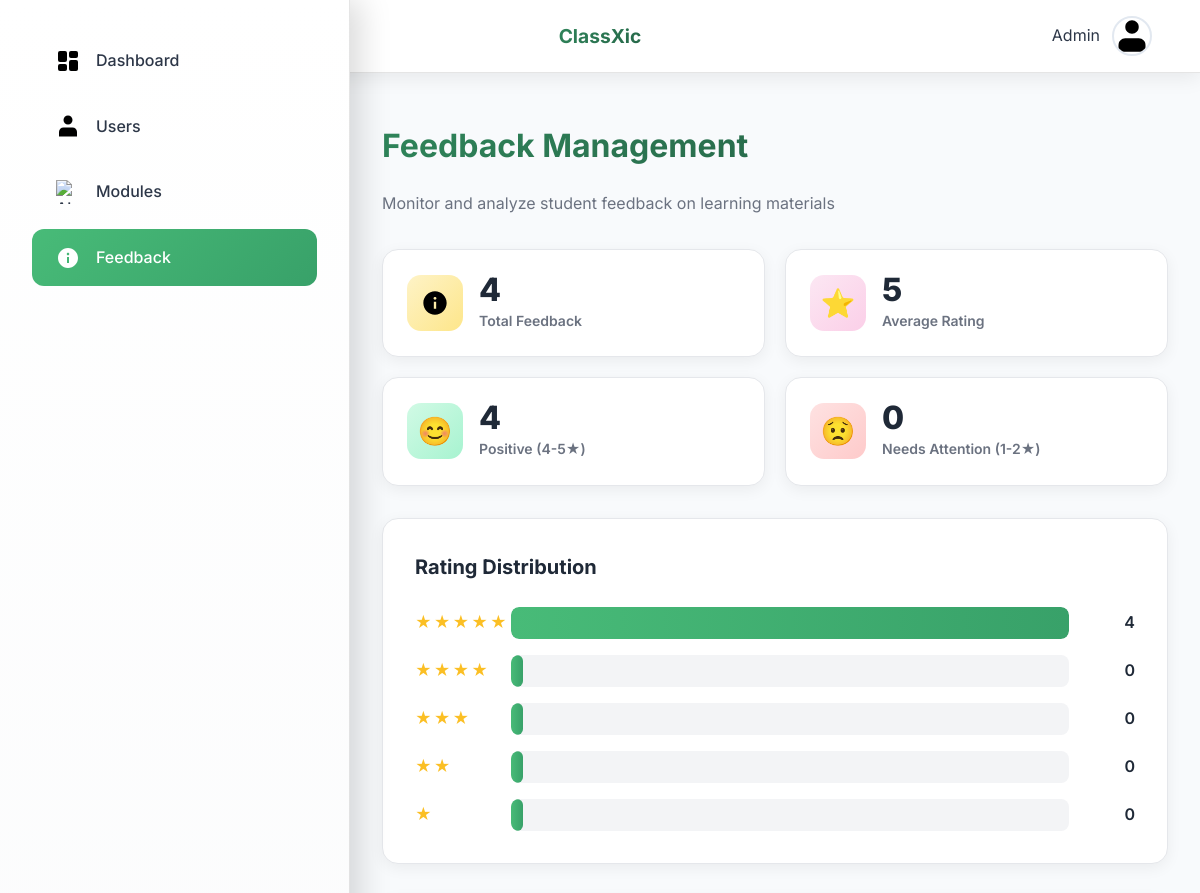
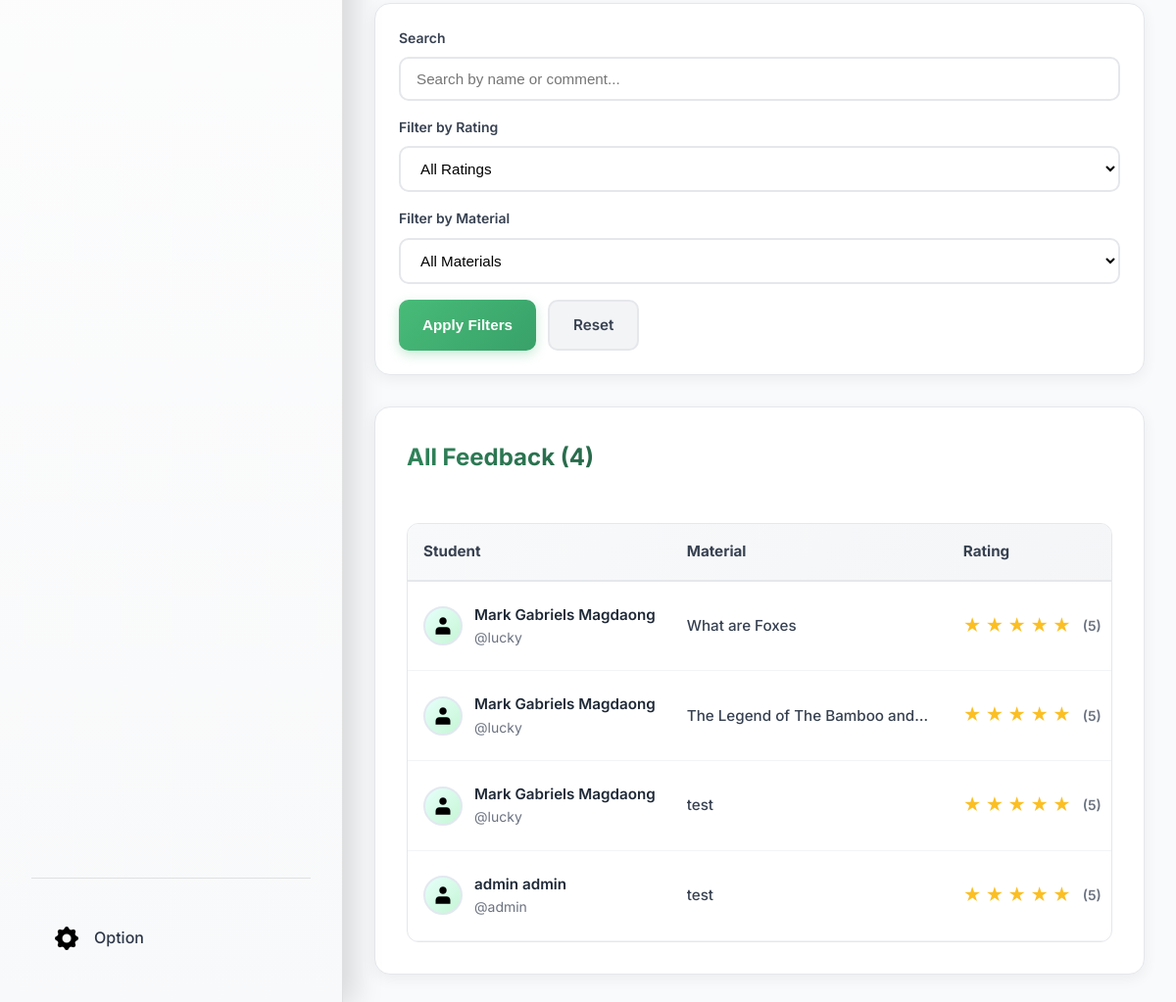
Page /admin_feedback.php on the committed database (2 pictures, top to bottom).
### tables this page shows
CREATE TABLE `feedback` (
  `feedback_id` int(11) NOT NULL,
  `user_id` int(11) NOT NULL,
  `material_id` int(11) NOT NULL,
  `rating` int(11) NOT NULL CHECK (`rating` >= 1 and `rating` <= 5),
  `comment` text DEFAULT NULL,
  `created_at` timestamp NOT NULL DEFAULT current_timestamp()
);

CREATE TABLE `users` (
  `user_id` int(11) NOT NULL,
  `username` varchar(50) NOT NULL,
  `role` enum('student','admin') NOT NULL,
  `first_name` varchar(50) NOT NULL,
  `last_name` varchar(50) NOT NULL,
  `email` varchar(100) NOT NULL,
  `password_hash` varchar(255) NOT NULL,
  `contact_number` varchar(20) DEFAULT NULL,
  `address` text DEFAULT NULL,
  `date_of_birth` date DEFAULT NULL,
  `created_at` timestamp NOT NULL DEFAULT current_timestamp()
);

CREATE TABLE `learning_materials` (
  `material_id` int(11) NOT NULL,
  `title` varchar(255) NOT NULL,
  `description` text NOT NULL,
  `uploaded_by_id` int(11) NOT NULL,
  `file_url` varchar(255) NOT NULL,
  `upload_date` datetime NOT NULL
);

### admin_feedback.php (the view, shortened to what this page needs)
<?php
include "myconnector.php";
$search_query = isset($_GET['search']) ? $_GET['search'] : '';
$where_conditions = [];
$params = [];
$types = "";
$where_clause = !empty($where_conditions) ? "WHERE " . implode(" AND ", $where_conditions) : "";
$feedback_query = "SELECT f.feedback_id, f.rating, f.comment, f.created_at,
                   u.username, u.first_name, u.last_name,
                   lm.title as material_title, f.material_id, f.user_id
                   FROM feedback f
                   JOIN users u ON f.user_id = u.user_id
                   JOIN learning_materials lm ON f.material_id = lm.material_id
                   {$where_clause}
                   ORDER BY f.created_at DESC";
$feedback_list = [];
if (!empty($where_clause)) {
	$stmt = $conn->prepare($feedback_query);
	if (!empty($params)) {
		$stmt->bind_param($types, ...$params);
	}
	$stmt->execute();
	$feedback_result = $stmt->get_result();
	while ($row = $feedback_result->fetch_assoc()) {
		$feedback_list[] = $row;
	}
	$stmt->close();
} else {
	$feedback_result = mysqli_query($conn, $feedback_query);
	if ($feedback_result) {
		while ($row = mysqli_fetch_assoc($feedback_result)) {
			$feedback_list[] = $row;
		}
	}
}
$total_feedback = count($feedback_list);
$avg_rating = 0;
$rating_distribution = [1 => 0, 2 => 0, 3 => 0, 4 => 0, 5 => 0];
if ($total_feedback > 0) {
	$total_rating = array_sum(array_column($feedback_list, 'rating'));
	$avg_rating = round($total_rating / $total_feedback, 1);
	foreach ($feedback_list as $feedback) {
		$rating_distribution[$feedback['rating']]++;
	}
}
?>
<!DOCTYPE html>
<html lang="en">
<head>
	<link rel="stylesheet" href="css/modules.css">
	<link rel="stylesheet" href="css/admin.css">
	<link rel="stylesheet" href="css/admin_feedback.css">
</head>
<body>
	<nav class="navbar">
		<div class="burger-menu" onclick="toggleSidebar()">
			<div></div>
			<div></div>
			<div></div>
		</div>
		<div class="nav-center">ClassXic</div>
		<div class="user-info">
			<span><?php echo htmlspecialchars($_SESSION['username'] ?? 'Admin'); ?></span>
			<img src="Images/user-svgrepo-com.svg" alt="User Icon">
		</div>
	</nav>
	<div class="sidebar" id="sidebar">
		<div class="sidebar-content">
			<ul class="sidebar-nav">
				<li><a href="admin.php"><img src="Images/dashboard-svgrepo-com.svg" alt="Home Icon">Dashboard</a></li>
				<li><a href="admin_users.php"><img src="Images/user-svgrepo-com.svg" alt="Features Icon">Users</a></li>
				<li><a href="admin_modules.php"><img src="Images/book-svgrepo-com.svg" alt="About-Us Icon">Modules</a></li>
				<li><a href="admin_feedback.php" class="active"><img src="Images/about-filled-svgrepo-com.svg" alt="Feedback Icon">Feedback</a></li>
			</ul>
			<div class="sidebar-bottom">
				<ul class="sidebar-options">
					<li>
						<a href="#" class="dropdown-toggle"><img src="Images/option.png" alt="Option Icon">Option</a>
					</li>
				</ul>
			</div>
		</div>
	</div>
	<main class="main-content">
		<div class="feedback-wrapper">
			<div class="page-header">
				<div>
					<h1 class="page-title">Feedback Management</h1>
					<p class="page-subtitle">Monitor and analyze student feedback on learning materials</p>
				</div>
			</div>
			<div class="stats-row">
				<div class="stat-box">
					<div class="stat-box-icon total">
						<img src="Images/about-filled-svgrepo-com.svg" alt="Total">
					</div>
					<div class="stat-box-content">
						<div class="stat-box-number"><?php echo $total_feedback; ?></div>
						<div class="stat-box-label">Total Feedback</div>
					</div>
				</div>
				<div class="stat-box">
					<div class="stat-box-icon average">
						<span class="star-emoji">⭐</span>
					</div>
					<div class="stat-box-content">
						<div class="stat-box-number"><?php echo $avg_rating > 0 ? $avg_rating : 'N/A'; ?></div>
						<div class="stat-box-label">Average Rating</div>
					</div>
				</div>
				<div class="stat-box">
					<div class="stat-box-icon high">
						<span class="emoji">😊</span>
					</div>
					<div class="stat-box-content">
						<div class="stat-box-number"><?php echo $rating_distribution[5] + $rating_distribution[4]; ?></div>
						<div class="stat-box-label">Positive (4-5★)</div>
					</div>
				</div>
				<div class="stat-box">
					<div class="stat-box-icon low">
						<span class="emoji">😟</span>
					</div>
					<div class="stat-box-content">
						<div class="stat-box-number"><?php echo $rating_distribution[1] + $rating_distribution[2]; ?></div>
						<div class="stat-box-label">Needs Attention (1-2★)</div>
					</div>
				</div>
			</div>
			<div class="rating-chart-card">
				<h3 class="chart-title">Rating Distribution</h3>
				<div class="rating-bars">
					<?php for ($i = 5; $i >= 1; $i--): ?>
						<?php
							$count = $rating_distribution[$i];
							$percentage = $total_feedback > 0 ? ($count / $total_feedback) * 100 : 0;
						?>
						<div class="rating-bar-row">
							<div class="rating-bar-label">
								<?php for ($j = 0; $j < $i; $j++): ?>
									<span class="star-small">★</span>
								<?php endfor; ?>
							</div>
							<div class="rating-bar-container">
								<div class="rating-bar-fill" style="width: <?php echo $percentage; ?>%"></div>
							</div>
							<div class="rating-bar-count"><?php echo $count; ?></div>
						</div>
					<?php endfor; ?>
				</div>
			</div>
			<div class="filters-card">
				<form method="GET" action="admin_feedback.php" class="filters-form" id="filterForm">
					<div class="filter-group">
						<label for="search">Search</label>
						<input type="text" id="search" name="search" placeholder="Search by name or comment..." value="<?php echo htmlspecialchars($search_query); ?>">
					</div>
					<div class="filter-group">
						<label for="rating">Filter by Rating</label>
						<select id="rating" name="rating">
							<option value="">All Ratings</option>
						</select>
					</div>
					<div class="filter-group">
						<label for="material">Filter by Material</label>
						<select id="material" name="material">
							<option value="">All Materials</option>
						</select>
					</div>
					<div class="filter-actions">
						<button type="submit" class="btn-filter">Apply Filters</button>
						<a href="admin_feedback.php" class="btn-reset">Reset</a>
					</div>
				</form>
			</div>
			<div class="feedback-list-section">
				<div class="section-header">
					<h2 class="section-title">All Feedback (<?php echo $total_feedback; ?>)</h2>
				</div>
				<?php if ($total_feedback > 0): ?>
					<div class="feedback-table-container">
						<table class="feedback-table">
							<thead>
								<tr>
									<th>Student</th>
									<th>Material</th>
									<th>Rating</th>
								</tr>
							</thead>
							<tbody>
								<?php foreach ($feedback_list as $feedback): ?>
									<tr class="feedback-row" data-feedback-id="<?php echo $feedback['feedback_id']; ?>">
										<td>
											<div class="student-info">
												<div class="student-avatar">
													<img src="Images/user-svgrepo-com.svg" alt="Student">
												</div>
												<div class="student-details">
													<div class="student-name">
														<?php
															$name = trim($feedback['first_name'] . ' ' . $feedback['last_name']);
															echo htmlspecialchars($name ?: $feedback['username']);
														?>
													</div>
													<div class="student-username">@<?php echo htmlspecialchars($feedback['username']); ?></div>
												</div>
											</div>
										</td>
										<td>
											<div class="material-info">
												<?php echo htmlspecialchars($feedback['material_title']); ?>
											</div>
										</td>
										<td>
											<div class="rating-stars">
												<?php for ($i = 1; $i <= 5; $i++): ?>
													<span class="star <?php echo $i <= $feedback['rating'] ? 'filled' : ''; ?>">★</span>
												<?php endfor; ?>
												<span class="rating-number">(<?php echo $feedback['rating']; ?>)</span>
											</div>
										</td>
									</tr>
								<?php endforeach; ?>
							</tbody>
						</table>
					</div>
				<?php endif; ?>
			</div>
		</div>
	</main>
</body>
</html>

### css/modules.css (style rules this page uses)
* { margin: 0; padding: 0; box-sizing: border-box; }
:root { --font-size: 16px; --line-height: 1.6; }
body { font-family: 'OpenDyslexic', -apple-system, BlinkMacSystemFont, 'Segoe UI', Roboto, sans-serif; background: linear-gradient(135deg, #f8f9fa 0%, #e9ecef 100%); color: #2d3748; line-height: var(--line-height); font-size: var(--font-size); overflow-x: hidden; }
.navbar { position: fixed; top: 0; left: 0; width: 100%; display: flex; align-items: center; justify-content: space-between; padding: 1rem 2rem; background: rgba(255, 255, 255, 0.95); backdrop-filter: blur(20px); border-bottom: 1px solid rgba(0, 0, 0, 0.1); z-index: 1000; box-shadow: 0 4px 20px rgba(0, 0, 0, 0.08); }
.burger-menu { display: flex; flex-direction: column; cursor: pointer; padding: 0.5rem; border-radius: 8px; transition: background-color 0.3s ease; }
.burger-menu div { width: 24px; height: 2px; background: linear-gradient(90deg, #4a5568, #2d3748); margin: 3px 0; border-radius: 2px; transition: transform 0.3s ease; }
.nav-center { position: absolute; left: 50%; transform: translateX(-50%); font-size: calc(var(--font-size, 16px) * 1.2) !important; font-weight: 700; background: linear-gradient(135deg, #2f855a 0%, #276749 100%); -webkit-background-clip: text; -webkit-text-fill-color: transparent; background-clip: text; }
.user-info { display: flex; align-items: center; gap: 0.75rem; margin-right: 1rem; position: relative; }
.user-info img { width: 40px; height: 40px; border-radius: 50%; border: 2px solid #e2e8f0; transition: transform 0.3s ease; }
.sidebar { position: fixed; top: 0; left: 0; width: 350px; height: 100%; background: linear-gradient(180deg, #ffffff 0%, #f8f9fa 100%); padding: 2rem; box-shadow: 10px 0 30px rgba(0, 0, 0, 0.15); transition: left 0.4s cubic-bezier(0.4, 0, 0.2, 1); z-index: 10000; overflow-y: auto; border-right: 1px solid rgba(0, 0, 0, 0.1); }
.sidebar-content { display: flex; flex-direction: column; height: 100%; }
.sidebar-nav { list-style: none; padding: 0; margin: 0; flex: 1; }
.sidebar-bottom { margin-top: auto; padding-top: 2rem; border-top: 1px solid rgba(0, 0, 0, 0.1); position: relative; }
.sidebar-options { list-style: none; padding: 0; margin: 0; }
.sidebar-options li { position: relative; }
.sidebar ul li { margin-bottom: 0.5rem; }
.sidebar ul li a { display: flex; align-items: center; gap: 1rem; padding: 1rem 1.5rem; color: #2d3748; text-decoration: none; border-radius: 12px; transition: all 0.3s ease; font-weight: 500; position: relative; overflow: hidden; }
.sidebar ul li a::before { content: ''; position: absolute; top: 0; left: -100%; width: 100%; height: 100%; background: linear-gradient(135deg, #48bb78 0%, #38a169 100%); transition: left 0.3s ease; z-index: -1; }
.sidebar ul li a img { width: 24px; height: 24px; transition: transform 0.3s ease; }
.main-content { margin-left: 350px; padding: 120px 3rem 3rem; min-height: 100vh; transition: margin-left 0.4s cubic-bezier(0.4, 0, 0.2, 1); background: linear-gradient(135deg, #f8fafc 0%, #e2e8f0 100%); }
@media (max-width: 1200px) { .main-content { padding: 120px 2rem 2rem; } }
.rating-stars { display: flex; gap: 2px; }
.star { font-size: 1.2rem; color: #e2e8f0; transition: color 0.3s ease; }
.star.filled { color: #fbbf24; }

### rows in the picture
feedback: user.last_name "Mark Gabriels Magdaong", user.username "lucky", material.title "What are Foxes", rating "5"
feedback: user.last_name "Mark Gabriels Magdaong", user.username "lucky", material.title "The Legend of The Bamboo and…", rating "5"
feedback: user.last_name "Mark Gabriels Magdaong", user.username "lucky", material.title "test", rating "5"
feedback: user.last_name "admin admin", user.username "admin", material.title "test", rating "5"

### other values in the picture
$_SESSION['username'] "Admin"
$total_feedback "4"
$avg_rating "5"
$rating_distribution[5] + $rating_distribution[4] "4"
$rating_distribution[1] + $rating_distribution[2] "0"
$count "4"
$count "0"
